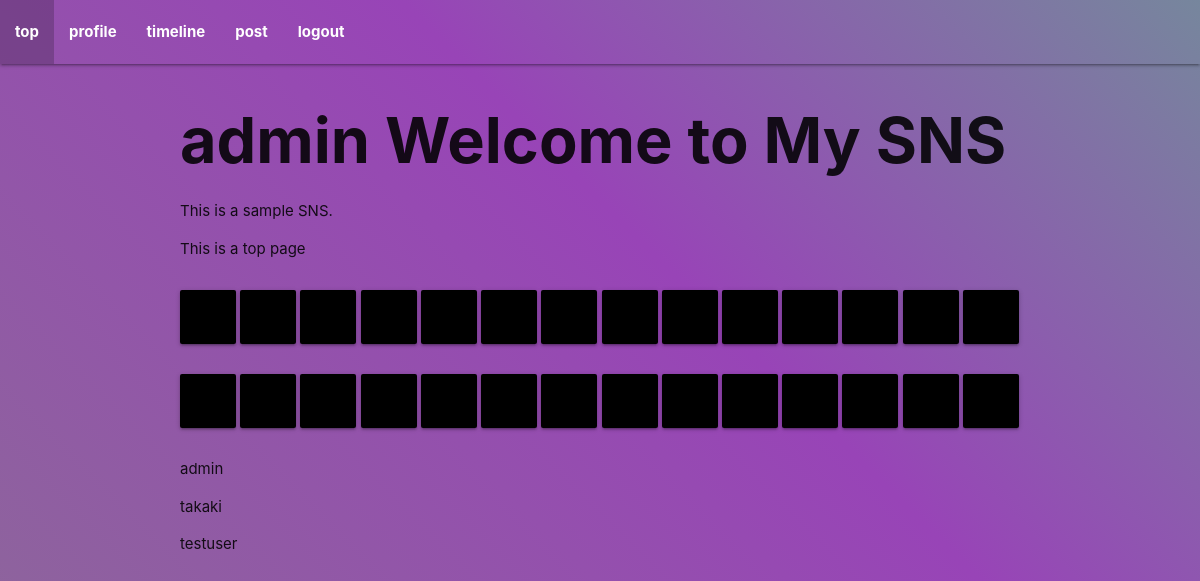
The page / (signed in) on the database its author committed.
### app.py (models this page shows, shortened)
class User(Base):
    __tablename__ = 'users'
    id = Column(Integer, primary_key=True)
    username = Column(String)
    email = Column(String)
    password = Column(String)
    description = Column(String)
    age = Column(String)
    work = Column(String)
    partner = Column(String)

### app.py (the view)
@app.route('/')
def top():
    users = db_session.query(User).all()
    if 'username' in session:
        user = session.get('username')
        return render_template('top.html', user=user, users=users)
    else:
        return render_template('top.html', users=users)

### app.py (called while the page is built)
@app.context_processor
def inject_is_active():
    def is_active(page):
        return 'active' if request.path == url_for(page) else ''
    return dict(is_active=is_active)

@app.context_processor
def page_list():
    before_login_list = ['top', 'register', 'login']
    after_login_list = ['top', 'profile', 'timeline', 'post', 'logout']
    if 'username' in session:
        page_list = after_login_list
    else:
        page_list = before_login_list
    return dict(page_list=page_list)

### templates/top.html (shortened to what this page needs)
{% extends "base.html" %}
{% block content %}
<div class="container">
    <h1 class="page_title">{{ user }} Welcome to My SNS</h1>
    <p>This is a sample SNS.</p>
    <p>This is a top page</p>
    <div class="be_child">
        {% for i in range(28) %}
            <p class="waves-effect waves-light btn-large"></p>
        {% endfor %}
    </div>
    {% for user in users %}
        <p>{{ user.username }}</p>
    {% endfor %}
</div>
{% endblock %}

### static/styles.css (style rules this page uses)
.page_title { font-weight: bold; }
.be_child p { background: black; }

### rows shown on the page
User: username "admin"
User: username "takaki"
User: username "testuser"

### other values the page prints
{{ i }} "top" "profile" "timeline" "post" "logout"
